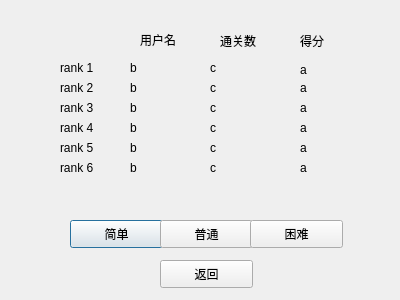
<?xml version="1.0" encoding="UTF-8"?>
<ui version="4.0">
 <class>dialog_ranklist</class>
 <widget class="QDialog" name="dialog_ranklist">
  <property name="geometry">
   <rect>
    <x>0</x>
    <y>0</y>
    <width>400</width>
    <height>300</height>
   </rect>
  </property>
  <property name="windowTitle">
   <string>Dialog</string>
  </property>
  <widget class="QPushButton" name="but_easy">
   <property name="geometry">
    <rect>
     <x>70</x>
     <y>220</y>
     <width>93</width>
     <height>28</height>
    </rect>
   </property>
   <property name="text">
    <string>简单</string>
   </property>
  </widget>
  <widget class="QPushButton" name="but_normal">
   <property name="geometry">
    <rect>
     <x>160</x>
     <y>220</y>
     <width>93</width>
     <height>28</height>
    </rect>
   </property>
   <property name="text">
    <string>普通</string>
   </property>
  </widget>
  <widget class="QPushButton" name="but_hard">
   <property name="geometry">
    <rect>
     <x>250</x>
     <y>220</y>
     <width>93</width>
     <height>28</height>
    </rect>
   </property>
   <property name="text">
    <string>困难</string>
   </property>
  </widget>
  <widget class="QLabel" name="rk1">
   <property name="geometry">
    <rect>
     <x>60</x>
     <y>60</y>
     <width>72</width>
     <height>15</height>
    </rect>
   </property>
   <property name="text">
    <string>rank 1</string>
   </property>
  </widget>
  <widget class="QLabel" name="rk2">
   <property name="geometry">
    <rect>
     <x>60</x>
     <y>80</y>
     <width>72</width>
     <height>15</height>
    </rect>
   </property>
   <property name="text">
    <string>rank 2</string>
   </property>
  </widget>
  <widget class="QLabel" name="rk3">
   <property name="geometry">
    <rect>
     <x>60</x>
     <y>100</y>
     <width>72</width>
     <height>15</height>
    </rect>
   </property>
   <property name="text">
    <string>rank 3</string>
   </property>
  </widget>
  <widget class="QLabel" name="rk4">
   <property name="geometry">
    <rect>
     <x>60</x>
     <y>120</y>
     <width>72</width>
     <height>15</height>
    </rect>
   </property>
   <property name="text">
    <string>rank 4</string>
   </property>
  </widget>
  <widget class="QLabel" name="rk5">
   <property name="geometry">
    <rect>
     <x>60</x>
     <y>140</y>
     <width>72</width>
     <height>15</height>
    </rect>
   </property>
   <property name="text">
    <string>rank 5</string>
   </property>
  </widget>
  <widget class="QLabel" name="rk6">
   <property name="geometry">
    <rect>
     <x>60</x>
     <y>160</y>
     <width>71</width>
     <height>16</height>
    </rect>
   </property>
   <property name="text">
    <string>rank 6</string>
   </property>
  </widget>
  <widget class="QLabel" name="username">
   <property name="geometry">
    <rect>
     <x>140</x>
     <y>30</y>
     <width>51</width>
     <height>20</height>
    </rect>
   </property>
   <property name="text">
    <string>用户名</string>
   </property>
  </widget>
  <widget class="QLabel" name="socres">
   <property name="geometry">
    <rect>
     <x>300</x>
     <y>30</y>
     <width>72</width>
     <height>21</height>
    </rect>
   </property>
   <property name="text">
    <string>得分</string>
   </property>
  </widget>
  <widget class="QLabel" name="name1">
   <property name="geometry">
    <rect>
     <x>130</x>
     <y>60</y>
     <width>72</width>
     <height>15</height>
    </rect>
   </property>
   <property name="text">
    <string>b</string>
   </property>
  </widget>
  <widget class="QLabel" name="score1">
   <property name="geometry">
    <rect>
     <x>300</x>
     <y>60</y>
     <width>72</width>
     <height>20</height>
    </rect>
   </property>
   <property name="text">
    <string>a</string>
   </property>
  </widget>
  <widget class="QLabel" name="name2">
   <property name="geometry">
    <rect>
     <x>130</x>
     <y>80</y>
     <width>72</width>
     <height>15</height>
    </rect>
   </property>
   <property name="text">
    <string>b</string>
   </property>
  </widget>
  <widget class="QLabel" name="score2">
   <property name="geometry">
    <rect>
     <x>300</x>
     <y>80</y>
     <width>72</width>
     <height>15</height>
    </rect>
   </property>
   <property name="text">
    <string>a</string>
   </property>
  </widget>
  <widget class="QLabel" name="name3">
   <property name="geometry">
    <rect>
     <x>130</x>
     <y>100</y>
     <width>72</width>
     <height>15</height>
    </rect>
   </property>
   <property name="text">
    <string>b</string>
   </property>
  </widget>
  <widget class="QLabel" name="score3">
   <property name="geometry">
    <rect>
     <x>300</x>
     <y>100</y>
     <width>72</width>
     <height>15</height>
    </rect>
   </property>
   <property name="text">
    <string>a</string>
   </property>
  </widget>
  <widget class="QLabel" name="name4">
   <property name="geometry">
    <rect>
     <x>130</x>
     <y>120</y>
     <width>72</width>
     <height>16</height>
    </rect>
   </property>
   <property name="text">
    <string>b</string>
   </property>
  </widget>
  <widget class="QLabel" name="score4">
   <property name="geometry">
    <rect>
     <x>300</x>
     <y>120</y>
     <width>72</width>
     <height>15</height>
    </rect>
   </property>
   <property name="text">
    <string>a</string>
   </property>
  </widget>
  <widget class="QLabel" name="name5">
   <property name="geometry">
    <rect>
     <x>130</x>
     <y>140</y>
     <width>72</width>
     <height>15</height>
    </rect>
   </property>
   <property name="text">
    <string>b</string>
   </property>
  </widget>
  <widget class="QLabel" name="score5">
   <property name="geometry">
    <rect>
     <x>300</x>
     <y>140</y>
     <width>72</width>
     <height>15</height>
    </rect>
   </property>
   <property name="text">
    <string>a</string>
   </property>
  </widget>
  <widget class="QLabel" name="name6">
   <property name="geometry">
    <rect>
     <x>130</x>
     <y>160</y>
     <width>72</width>
     <height>15</height>
    </rect>
   </property>
   <property name="text">
    <string>b</string>
   </property>
  </widget>
  <widget class="QLabel" name="score6">
   <property name="geometry">
    <rect>
     <x>300</x>
     <y>160</y>
     <width>72</width>
     <height>15</height>
    </rect>
   </property>
   <property name="text">
    <string>a</string>
   </property>
  </widget>
  <widget class="QLabel" name="levels">
   <property name="geometry">
    <rect>
     <x>220</x>
     <y>30</y>
     <width>72</width>
     <height>21</height>
    </rect>
   </property>
   <property name="text">
    <string>通关数</string>
   </property>
  </widget>
  <widget class="QLabel" name="level1">
   <property name="geometry">
    <rect>
     <x>210</x>
     <y>60</y>
     <width>72</width>
     <height>15</height>
    </rect>
   </property>
   <property name="text">
    <string>c</string>
   </property>
  </widget>
  <widget class="QLabel" name="level2">
   <property name="geometry">
    <rect>
     <x>210</x>
     <y>80</y>
     <width>72</width>
     <height>15</height>
    </rect>
   </property>
   <property name="text">
    <string>c</string>
   </property>
  </widget>
  <widget class="QLabel" name="level3">
   <property name="geometry">
    <rect>
     <x>210</x>
     <y>100</y>
     <width>72</width>
     <height>15</height>
    </rect>
   </property>
   <property name="text">
    <string>c</string>
   </property>
  </widget>
  <widget class="QLabel" name="level4">
   <property name="geometry">
    <rect>
     <x>210</x>
     <y>120</y>
     <width>72</width>
     <height>15</height>
    </rect>
   </property>
   <property name="text">
    <string>c</string>
   </property>
  </widget>
  <widget class="QLabel" name="level5">
   <property name="geometry">
    <rect>
     <x>210</x>
     <y>140</y>
     <width>72</width>
     <height>15</height>
    </rect>
   </property>
   <property name="text">
    <string>c</string>
   </property>
  </widget>
  <widget class="QLabel" name="level6">
   <property name="geometry">
    <rect>
     <x>210</x>
     <y>160</y>
     <width>72</width>
     <height>15</height>
    </rect>
   </property>
   <property name="text">
    <string>c</string>
   </property>
  </widget>
  <widget class="QPushButton" name="but_back">
   <property name="geometry">
    <rect>
     <x>160</x>
     <y>260</y>
     <width>93</width>
     <height>28</height>
    </rect>
   </property>
   <property name="text">
    <string>返回</string>
   </property>
  </widget>
 </widget>
 <resources/>
 <connections/>
</ui>
